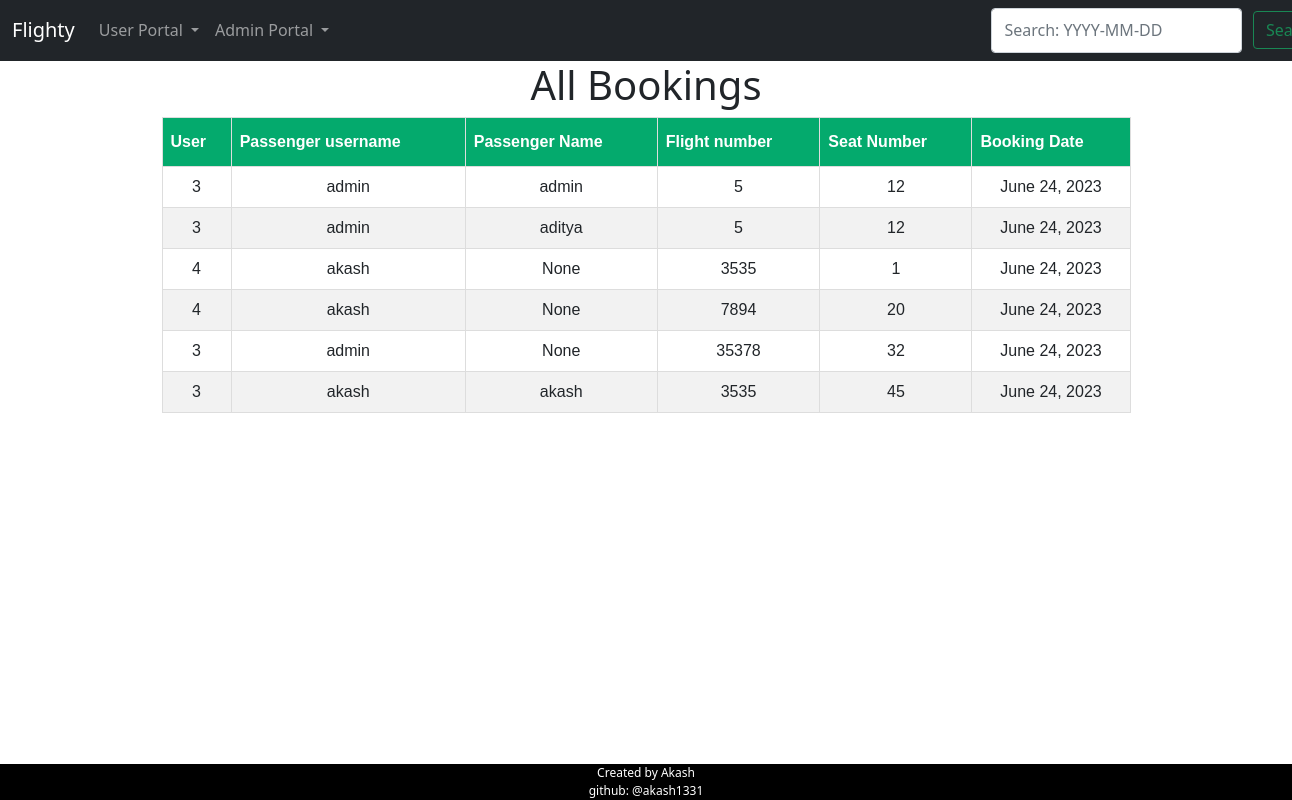
Page /view-bookings/ (signed in) on the earlier database version.
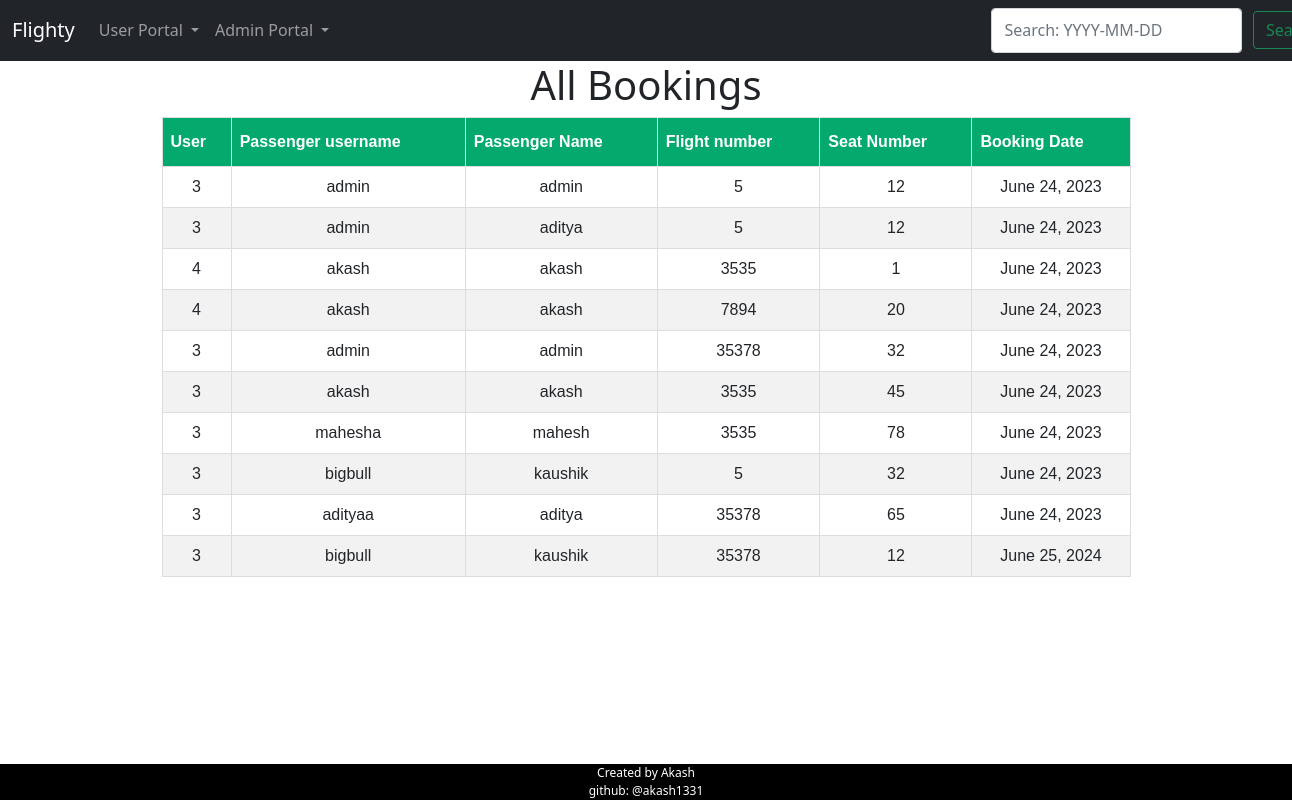
Same page on the later database version.
### ftb/models.py (models this page shows)
class Booking(models.Model):
    userid = models.IntegerField(null=True)
    flight = models.ForeignKey(Flight, on_delete=models.CASCADE)
    passenger_name = models.CharField(max_length=100,null=True)
    seat_number = models.CharField(max_length=10,null=True)
    username=models.CharField(max_length=200,null=True)
    booking_date = models.DateField()

class Flight(models.Model):
    flight_number = models.CharField(max_length=10,null=True)
    flight_name = models.CharField(max_length=100,null=True)
    origin = models.CharField(max_length=100,null=True)
    destination = models.CharField(max_length=100,null=True)
    departure_date = models.DateField()
    departure_time = models.TimeField(null=True)
    price = models.DecimalField(max_digits=10, decimal_places=2,null=True)
    available_seats = models.IntegerField(default=60)
    def __str__(self):
        return self.flight_number

### ftb/views.py (the view)
# urls.py: path('view-bookings/', admin_view_bookings, name='admin_view_bookings'),
@user_passes_test(lambda u: u.is_superuser, login_url='ftb:user_login')
def admin_view_bookings(request):
    bookings = Booking.objects.all()
    return render(request, 'booking/admin_view_bookings.html', {'bookings': bookings})

### ftb/templates/booking/admin_view_bookings.html (shortened to what this page needs)
<!DOCTYPE html>
{% extends 'booking/base.html' %}
  {% block content %}
  <h1>All Bookings</h1>
  {% if bookings %}
  <table id="customers">
    <thead>
      <tr>
        <th>User</th>
        <th>Passenger username</th>
        <th>Passenger Name</th>
        <th>Flight number</th>
        <th>Seat Number</th>
        <th>Booking Date</th>
      </tr>
    </thead>
    <tbody>
      {% for booking in bookings %}
      <tr>
        <td>{{ booking.userid }}</td>
        <td>{{ booking.username }}</td>
        <td>{{ booking.passenger_name }}</td>
        <td>{{ booking.flight }}</td>
        <td>{{ booking.seat_number }}</td>
        <td>{{ booking.booking_date }}</td>
      </tr>
      {% endfor %}
    </tbody>
  </table>
  {% else %}
  <p>No bookings found.</p>
  {% endif %}
  {% endblock %}

Differences in the rows shown:
changed Booking (number 3 of 10 on the later page): passenger_name "None" → "akash"
changed Booking (number 4 of 10 on the later page): passenger_name "None" → "akash"
changed Booking (number 5 of 10 on the later page): passenger_name "None" → "admin"
added Booking: userid "3", username "mahesha", passenger_name "mahesh", flight "3535", seat_number "78", booking_date "June 24, 2023"
added Booking: userid "3", username "bigbull", passenger_name "kaushik", flight "5", seat_number "32", booking_date "June 24, 2023"
added Booking: userid "3", username "adityaa", passenger_name "aditya", flight "35378", seat_number "65", booking_date "June 24, 2023"
added Booking: userid "3", username "bigbull", passenger_name "kaushik", flight "35378", seat_number "12", booking_date "June 25, 2024"
